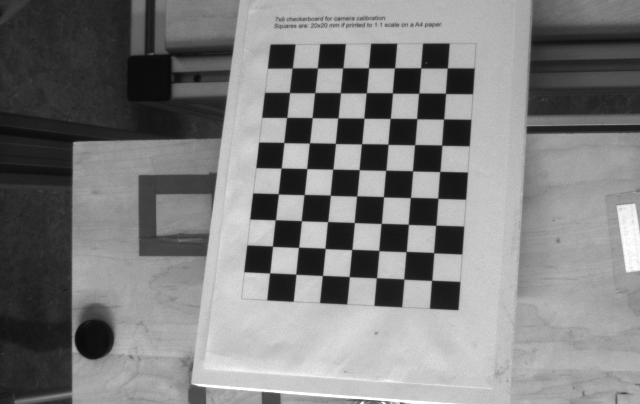
#> input picture Python_Files/Images/Test/Image1.bmp, 640 x 404 px; its folder holds only this picture in this run
$ python 2camCalibration.py
#> lines starting #> are read from the running program, lines starting #| are printed output that depends on the picture; after the words box and inside, x2 and y2 are one past the last pixel; in counts of white or black regions, pixels touching at a corner belong together; long printed decimals are rounded
import cv2 as cv
import numpy as np
import glob
import pickle

boardsize = (7,9)
framesize = (640,480)

# termination criteria
criteria = (cv.TERM_CRITERIA_EPS + cv.TERM_CRITERIA_MAX_ITER, 30, 0.001)

# prepare object points, like (0,0,0), (1,0,0), (2,0,0) ....,(6,5,0)
objP = np.zeros((boardsize[0]*boardsize[1],3), np.float32)
objP[:,:2] = np.mgrid[0:boardsize[0],0:boardsize[1]].T.reshape(-1,2)

# Arrays to store object points and image points from all the images.
objPoints = [] # 3d point in real world space
imgPoints = [] # 2d points in image plane.

# images = glob.glob('Images\cam0Img\*.bmp')
# images = glob.glob('Images\cam1Img\*.bmp')
images = glob.glob('Images\Test\*.bmp')

for image in images:
    img = cv.imread(image)
#> img is the input picture: shape (404, 640, 3); min 9, max 255, mean 126.5
    gray = cv.cvtColor(img, cv.COLOR_BGR2GRAY)

    # Find the chess board corners
    ret, corners = cv.findChessboardCorners(gray, boardsize, None)
#> ret = True; corners = 63 rows, first 8: [431.6, 280.4], [403.8, 279], [376.4, 277.7], [349.3, 276.5], [322.5, 275.5], [295.9, 274.3], [269.7, 272.8], [433.7, 252.6]

    # If found, add object points, image points (after refining them)
    if ret == True:

        objPoints.append(objP)

        corners2 = cv.cornerSubPix(gray,corners, (11,11), (-1,-1), criteria)
#> corners2 = 63 rows, first 8: [431.6, 280.4], [403.9, 279.1], [376.4, 277.7], [349.3, 276.6], [322.5, 275.4], [295.8, 274.2], [269.7, 272.9], [433.7, 252.6]
        imgPoints.append(corners2)

        # Draw and display the corners
        cv.drawChessboardCorners(img, boardsize, corners2, ret)
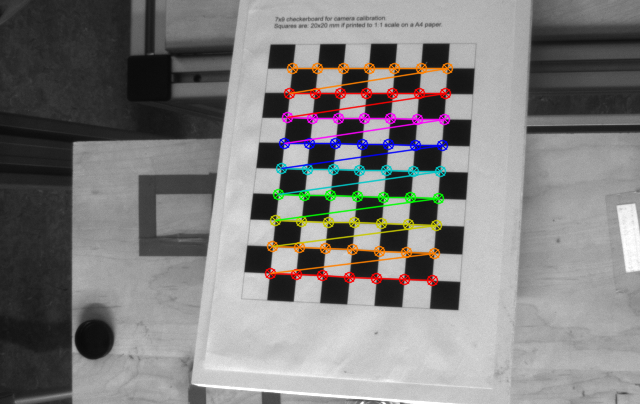
#> img: shape (404, 640, 3); 4.95% of pixels changed, all inside (x1, y1, x2, y2) = (264, 62, 454, 287)
        cv.imshow('img', img)
        cv.waitKey(1000)

cv.destroyAllWindows()

############### Get Intrinscic and Extrinsic Parametes by CALIBRATION ########################
calibration, cameraMatrix, distotion, rotVector, transVector = cv.calibrateCamera(objPoints, imgPoints, framesize, None, None)
#> calibration = 0.063; cameraMatrix = [[1076.2, 0, 306.3], [0, 1101.1, 280.9], [0, 0, 1]]; distotion = [[-0.357, 5.32, -0.0125, 0.00447, -46.86]]; rotVector = ([-0.356, -0.366, -3.03],); transVector = ([4.47, -0.0145, 38.28],)

print("Camera Calibrated \n", calibration)
#| Camera Calibrated
#|  0.063
print("Camera matrix: \n", cameraMatrix)
#| Camera matrix:
#|  [[1.07620747e+03 0.00000000e+00 3.06278292e+02]
#|  [0.00000000e+00 1.10110662e+03 2.80864607e+02]
#|  [0.00000000e+00 0.00000000e+00 1.00000000e+00]]
print("Distortions =  \n", distotion)
#| Distortions =
#|  [[-3.57340080e-01  5.31577068e+00 -1.25030364e-02  4.46588216e-03
#|   -4.68602920e+01]]
print("Roatation Vectot = \n", rotVector)
#| Roatation Vectot =
#|  (array([[-0.3558],
#|        [-0.3656],
#|        [-3.025]]),)
print("Translation Vector \n", transVector)
#| Translation Vector
#|  (array([[ 4.46867764e+00],
#|        [-1.44911031e-02],
#|        [ 3.82837062e+01]]),)

# [7 lines of commented-out code are left out]

rotation_matrix,s= cv.Rodrigues(rotVector[0])
#> rotation_matrix = [[-0.97, 0.1, 0.22], [-0.0451, -0.969, 0.243], [0.237, 0.226, 0.945]]

print("Rotation Matrix: ", rotation_matrix)
#| Rotation Matrix:  [[-0.9704  0.1003  0.2196 ]
#|  [-0.04511 -0.9689  0.2433]
#|  [ 0.2372   0.2262  0.9448]]


################# UNDISTORTION ###########################
# img = cv.imread('Images\cam1Img\image1_0.png')
img = cv.imread('Images\cam1Img\Image1_2.bmp')
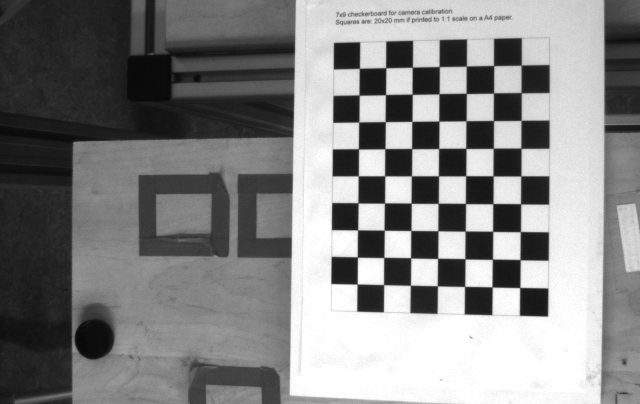
#> input picture Python_Files/Images/cam1Img/image1_2.bmp, 640 x 404 px, found by its file name
#> img is the input picture: shape (404, 640, 3); min 8, max 255, mean 132.4
height, width = img.shape[:2]
#> height = 404; width = 640
newcameramtx, roi = cv.getOptimalNewCameraMatrix(cameraMatrix, distotion, (width,height), 1, (width,height))
#> newcameramtx = [[904.9, 0, 282.1], [0, 1044, 280], [0, 0, 1]]; roi = (25, 14, 537, 383)


########## undistort with undistort function
dst = cv.undistort(img, cameraMatrix, distotion, None, newcameramtx)
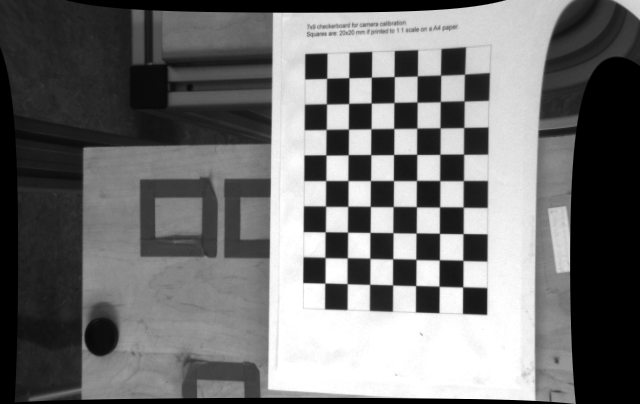
#> dst: shape (404, 640, 3); min 0, max 255, mean 112.2

# crop the image
x, y, width, height = roi
#> x = 25; y = 14; width = 537; height = 383
dst = dst[y:y+height, x:x+width]
#> dst: shape (383, 537, 3)
# cv.imwrite('calibresult.png', dst)

##### undistort with remapping
mapx, mapy = cv.initUndistortRectifyMap(cameraMatrix, distotion, None, newcameramtx, (width,height), 5)
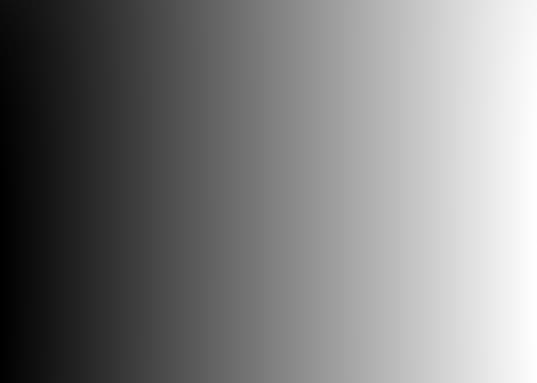
#> mapx: shape (383, 537) float32; min -18.64, max 604.1, mean 290.7; drawn with min black and max white
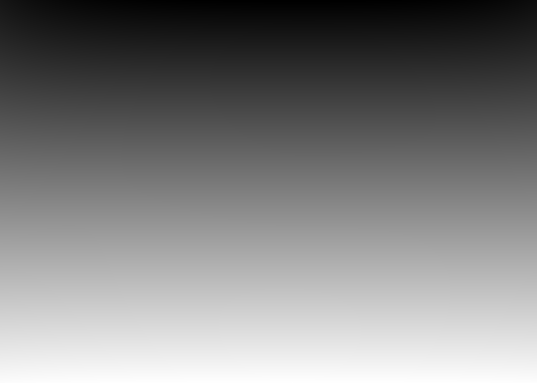
#> mapy: shape (383, 537) float32; min -12.88, max 387.7, mean 187.7; drawn with min black and max white
dst = cv.remap(img, mapx, mapy, cv.INTER_LINEAR)
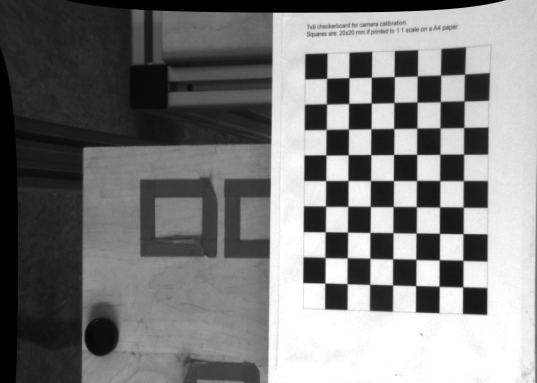
#> dst: shape (383, 537, 3); min 0, max 255, mean 124.6

# crop the image
x, y, width, height = roi
dst = dst[y:y+height, x:x+width]
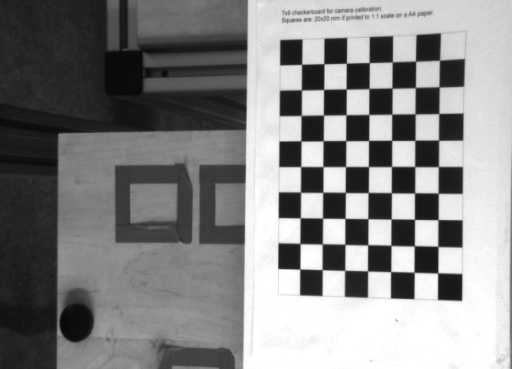
#> dst: shape (369, 512, 3); min 8, max 255, mean 133
cv.imwrite('calibresult1.bmp', dst)

########### REPROJECTION ERROR ###########

mean_error = 0
for i in range(len(objPoints)):
 imgpoints2, _ = cv.projectPoints(objPoints[i], rotVector[i], transVector[i], cameraMatrix, distotion)
 error = cv.norm(imgPoints[i], imgpoints2, cv.NORM_L2)/len(imgpoints2)
 mean_error += error
#> this loop made 1 pass
#> (error, mean_error) on pass 1: (0.00794, 0.00794)
#> after the loop, mean_error = 0.00794

print( "\n total error: {}".format(mean_error/len(objPoints)) )
#|  total error: 0.007937
